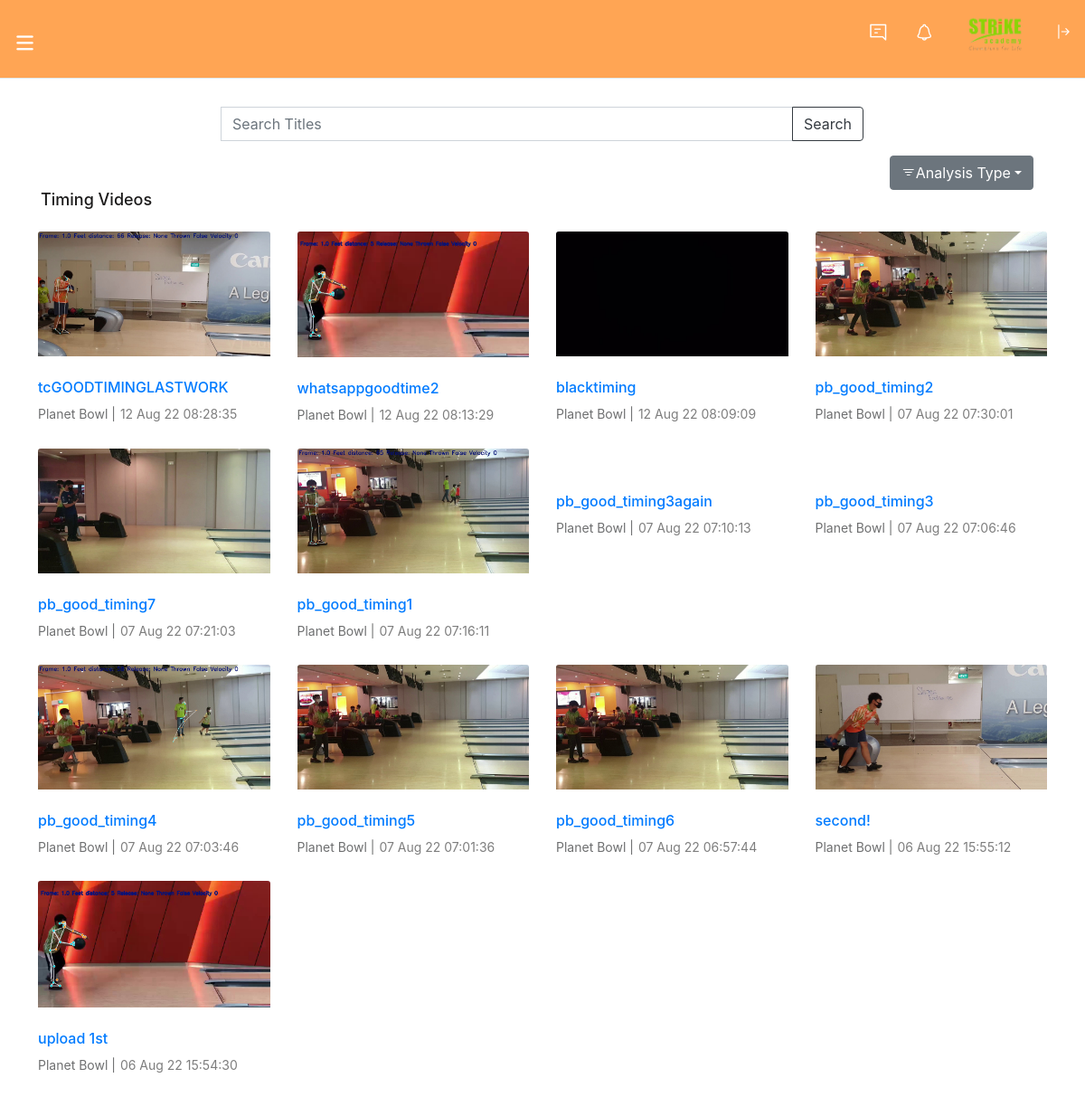
Before: /history/t (signed in) with the older database file.
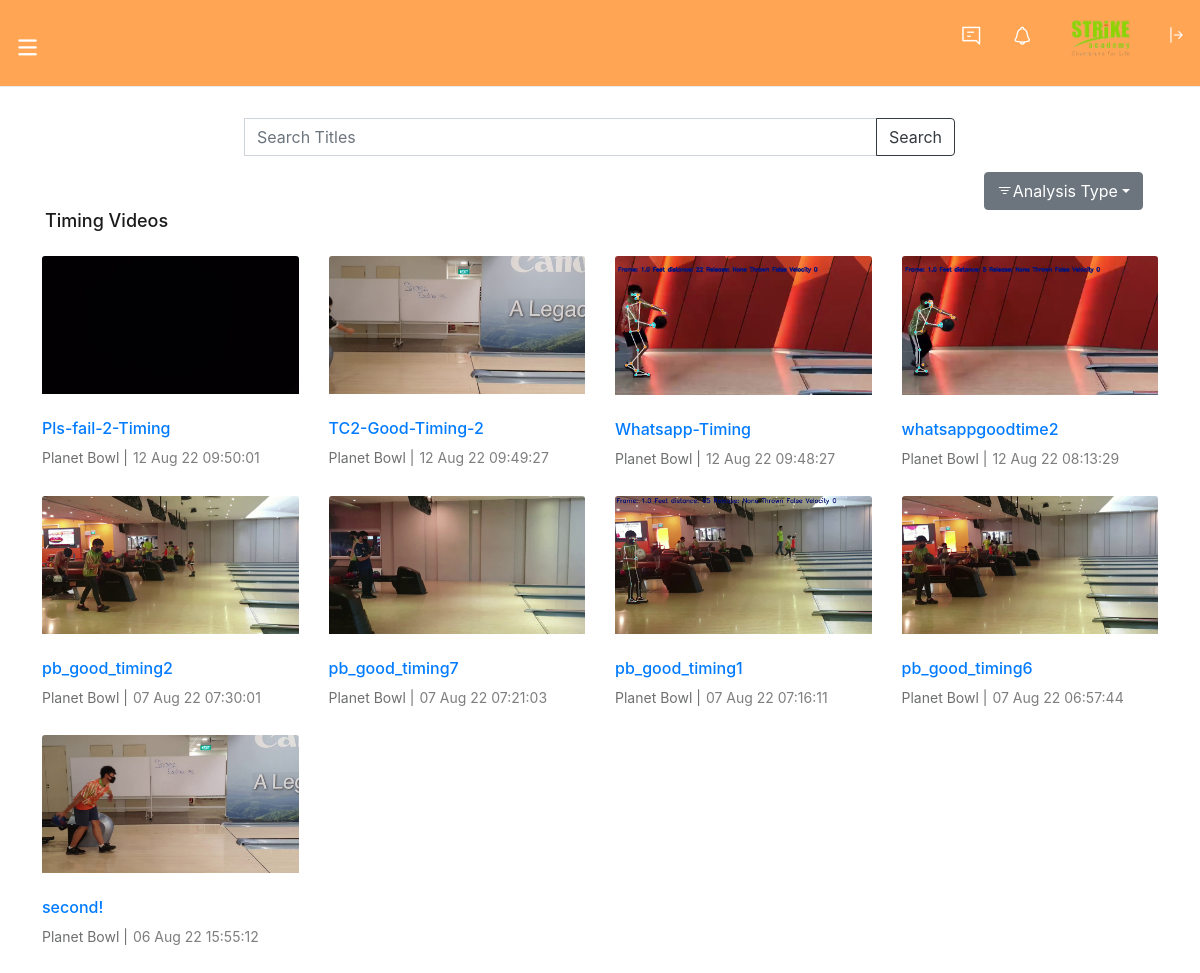
After: the same page with the newer database file.
### application/models.py (models this page shows)
class Thumbnail(UserMixin, db.Model):
    __tablename__='Thumbnail'
    id=db.Column(db.Integer, primary_key=True,autoincrement=True)
    User_id=db.Column(db.Integer,db.ForeignKey('Users.id'))
    RawVideo_id=db.Column(db.Integer,db.ForeignKey('RawVideo.id'))
    thumb_path=db.Column(db.String)
    Date=db.Column(db.DateTime,nullable=False)
    Event=db.Column(db.String,nullable=False) #where was this event
    Name=db.Column(db.String,nullable=False)

### application/routes.py (the view)
@app.route("/history",methods=['GET'])
@app.route('/history/<filter>')
@login_required
def history(filter=None):
    search = SearchForm()
    if request.method == 'GET' and search.validate_on_submit():
        return redirect((url_for('search_results', query=search.search.data)))  # or what you want
    if filter:
        if filter == "t":
            return render_template('history.html',title="Your History", history=getTiming(), search=search, vidType="Timing")
        elif filter =="ba":
            return render_template('history.html',title="Your History", history=getBA(), search=search, vidType="Back Angle")
        elif filter == None:
            return render_template('history.html',title="Your History", history=gethistory(), search=search, vidType="All")
    return render_template('history.html',title="Your History", history=gethistory(), search=search, vidType="All")

### application/forms.py
class SearchForm(FlaskForm):
    searched = StringField('Search', [InputRequired()])
    submit = SubmitField("Search")

### application/routes.py (called while the page is built)
@login_manager.user_loader
def load_user(user_id):
    return Users.query.get(int(user_id))

def getTiming():
    try:
        timingVids = db.session.query(Thumbnail).join(Analysis,Analysis.RawVideo_id==Thumbnail.RawVideo_id).filter(and_(Analysis.Ball_release.is_not(None), Analysis.User_id==current_user.id)).order_by(Thumbnail.Date.desc()).all()
        return timingVids
    except Exception as error:
        db.session.rollback()
        flash(error,"danger")
        return []

### application/templates/history.html (shortened to what this page needs)
{% extends "layout.html" %}
{% block content %}
<section class="videso_section">
    <div class="videso_tb_details">
        <div class="container">
            <div class="vidz_sec">
                <div class="row mx-auto justify-content-center">
                    <div class="col-8">
                        <form method="POST" action="{{url_for('search')}}">
                        <div class="input-group mb-3">
                                {{ search.searched(placeholder="Search Titles", class="form-control input-text") }}
                                <div class="input-group-append">
                                    {{ search.submit(class="btn btn-outline-dark")}}
                                </div>
                        </div>
                        </form>
                    </div>
                    <div class="dropdown text-right">
                        <button class="btn btn-secondary dropdown-toggle" type="button" id="dropdownMenuButton" data-toggle="dropdown" aria-haspopup="true" aria-expanded="false"><i class="bi bi-filter"></i>Analysis Type</button>
                    </div>
                </div>
                <h3>{{vidType}} Videos</h3>
                {%if history|length == 0%}
                <p class="text-center">No videos found! Upload a video in our home page.</p>
                {%else%}
                <div class="row mt-2">
                    <div class="vidz_list">
                        <div class="row">
                            {% for hist in history %}
                            <div class="col-lg-3 col-md-3 col-sm-6 col-6 full_wdth">
                                <div class="videoo">
                                    <div class="vid_thumbainl">
                                        <a href="/analysis/{{hist.RawVideo_id}}" title="">
                                            <img src="{{url_for('static', filename='' + hist.thumb_path) }}" alt="">
                                        </a>
                                    </div>
                                    <div class="video_info">
                                        <h3><a href="/analysis/{{hist.RawVideo_id}}" title="">{{hist.Name}}</a></h3>
                                        <span>{{hist.Event}} |<small class="posted_dt">{{hist.Date.strftime('%d %h %y %X')}}</small></span>
                                    </div>
                                </div>
                            </div>
                            {% endfor %}
                        </div>
                    </div>
                </div>
            </div>
        </div>
    </div>
</section>
{%endif%}
{% endblock %}

Changed rows visible on the page:
no longer on this page (row edited): Thumbnail: thumb_path (picture), Name "tcGOODTIMINGLASTWORK", Event "Planet Bowl", Date "12 Aug 22 08:28:35"
removed Thumbnail: thumb_path (picture), Name "blacktiming", Event "Planet Bowl", Date "12 Aug 22 08:09:09"
removed Thumbnail: Name "pb_good_timing3again", Event "Planet Bowl", Date "07 Aug 22 07:10:13"
removed Thumbnail: Name "pb_good_timing3", Event "Planet Bowl", Date "07 Aug 22 07:06:46"
removed Thumbnail: thumb_path (picture), Name "pb_good_timing4", Event "Planet Bowl", Date "07 Aug 22 07:03:46"
removed Thumbnail: thumb_path (picture), Name "pb_good_timing5", Event "Planet Bowl", Date "07 Aug 22 07:01:36"
removed Thumbnail: thumb_path (picture), Name "upload 1st", Event "Planet Bowl", Date "06 Aug 22 15:54:30"
added Thumbnail: thumb_path (picture), Name "Pls-fail-2-Timing", Event "Planet Bowl", Date "12 Aug 22 09:50:01"
added Thumbnail: thumb_path (picture), Name "TC2-Good-Timing-2", Event "Planet Bowl", Date "12 Aug 22 09:49:27"
added Thumbnail: thumb_path (picture), Name "Whatsapp-Timing", Event "Planet Bowl", Date "12 Aug 22 09:48:27"
